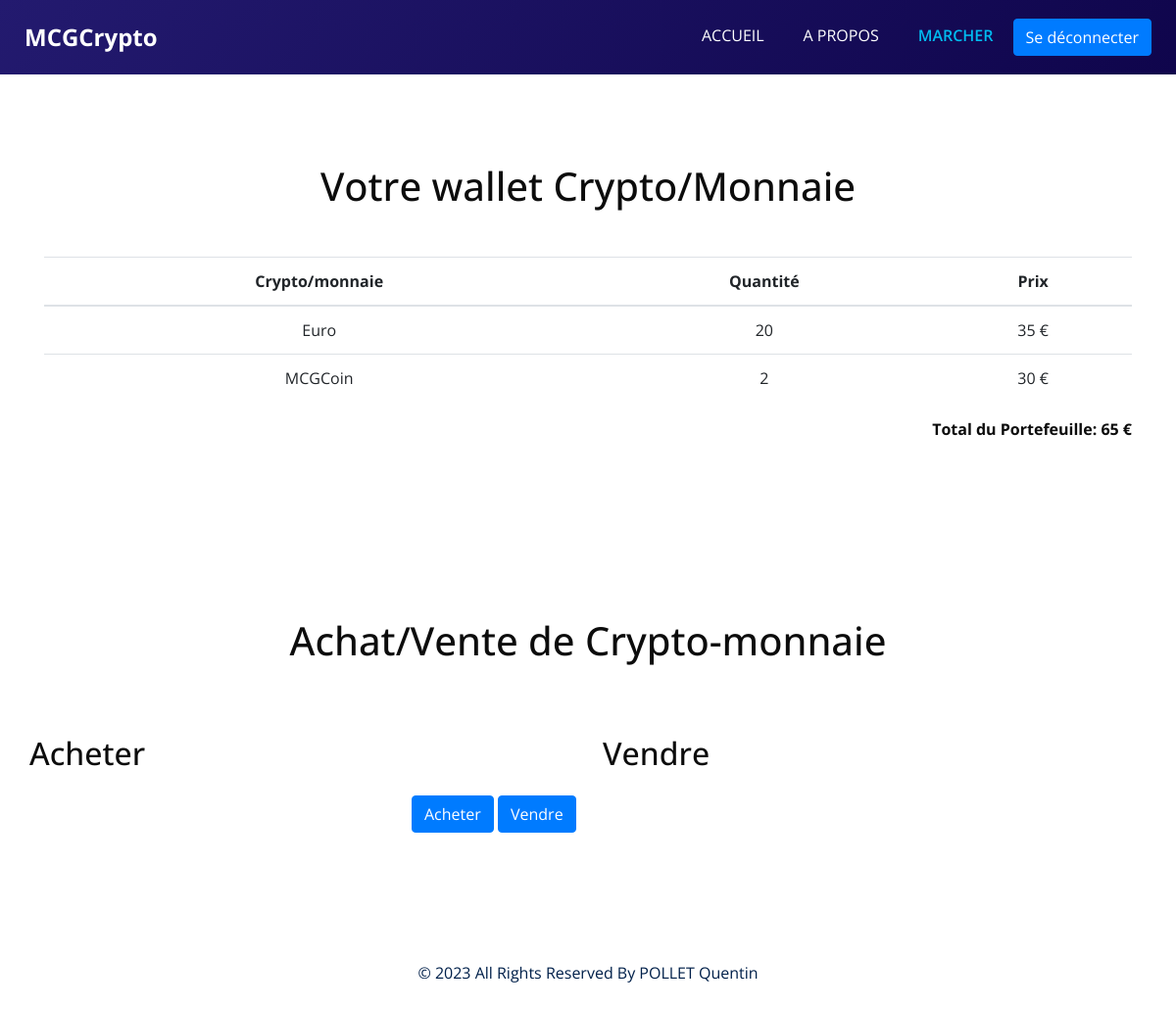
The page /marcher.php (signed in) on the database as committed earlier.
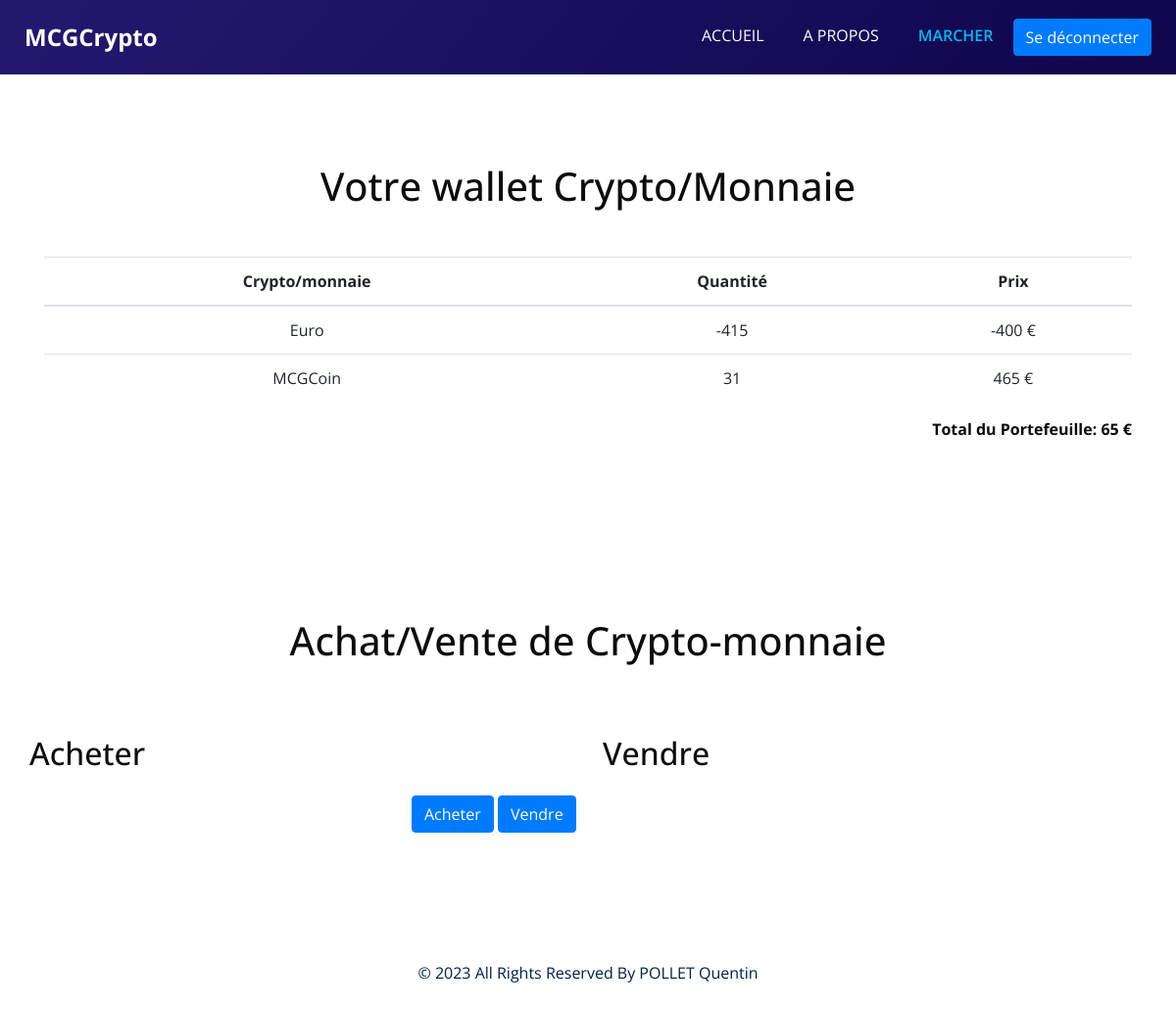
The same page on the database as committed later.
### tables this page shows
CREATE TABLE `wallet` (
  `idWallet` int(11) NOT NULL,
  `IdUser` int(11) NOT NULL,
  `idCrypto` int(11) NOT NULL,
  `amount` float NOT NULL,
  `balanceEUR` float NOT NULL
);

CREATE TABLE `crypto` (
  `idCrypto` int(11) NOT NULL,
  `name` varchar(30) NOT NULL,
  `price` int(11) NOT NULL
);

CREATE TABLE `market` (
  `idMarket` int(11) NOT NULL,
  `idCrypto1` int(11) NOT NULL,
  `idCrypto2` int(11) NOT NULL
);

### forms/session.php (called while the page is built, shortened)
<?php
    include("class.php");
    $current_url = $_SERVER['REQUEST_URI'];
    $theUser = new User(NULL, NULL, NULL);
    if (strpos($current_url, '/inscription.php') !== false)
    {
        $isSignUp = -1;
        if (isset($_POST["btnSubmit"]))
        {
          if (!(isset($_SESSION["IsConnecting"])))
          {
            $theUser = new User($_POST["inputNom"], $_POST["inputEmail"], hash('sha256', $_POST["inputPassword"]));
          }
        }
        if ($theUser->creationSucceeded() == 1)
        {
          $_SESSION["IsConnecting"] = true;
          $_SESSION["Login"] = $_POST["inputNom"];
          echo "<script>window.location.href = 'index.php';</script>";
        }
        else if ($theUser->creationSucceeded() == 2)
        {
            $isSignUp = 2;
        }
        else
        {
            $isSignUp = 0;
        }
    }
    else if (strpos($current_url, '/marcher.php') !== false)
    {
      $resultWallet = $theUser->getAllWallet($_SESSION["idUser"]);
      $totalBalance = null;
      $resulMarket = $theUser->getAllMarket();
    }
?>

### forms/class.php (called while the page is built, shortened)
<?php
    class User
    {
        public function getAllWallet($idUser)
        {
            $idUserNotConv = implode('', $idUser);
            $idUserConvert = substr($idUserNotConv, 0, 1) . substr($idUserNotConv, 2);
            if ($GLOBALS["pdo"])
            {
                $selectAllWallet = "SELECT crypto.name, wallet.amount, wallet.balanceEUR FROM crypto,wallet WHERE wallet.idCrypto = Crypto.idCrypto and wallet.idUser='$idUserConvert'";
                $selectAllResult = $GLOBALS["pdo"] -> query($selectAllWallet);
                if ($selectAllResult != false)
                {
                    $row_count = $selectAllResult->rowCount();
                    if($row_count > 0)
                    {
                        $tabCrypto = $selectAllResult -> fetchALL();
                        return $tabCrypto;
                    }
                    else if ($row_count == 0)
                    {
                        return 2;
                    }
                }
                else if ($selectAllResult == false)
                {
                    return 2;
                }
            }
        }
        public function getAllMarket()
        {
            if ($GLOBALS["pdo"])
            {
                $selectAllMarket = "SELECT m.idMarket, m.idCrypto1, c1.name AS crypto1, c1.price AS price1, m.idCrypto2, c2.name AS crypto2, c2.price AS price2 FROM market m JOIN crypto c1 ON m.idCrypto1 = c1.idCrypto JOIN crypto c2 ON m.idCrypto2 = c2.idCrypto";
                $selectAllResult = $GLOBALS["pdo"] -> query($selectAllMarket);
                if ($selectAllResult != false)
                {
                    $row_count = $selectAllResult->rowCount();
                    if($row_count > 0)
                    {
                        $tabMarket = $selectAllResult -> fetchALL();
                        return $tabMarket;
                    }
                    else if ($row_count == 0)
                    {
                        return 2;
                    }
                }
                else if ($selectAllResult == false)
                {
                    error_log("Erreur lors de l'optention des marchés de crypto disponible");
                }
            }
        }
    }
?>

### marcher.php (the view, shortened to what this page needs)
<?php
  include("forms/session.php");
?>
<!DOCTYPE html>
<html>
<head>
  <link rel="stylesheet" type="text/css" href="css/bootstrap.css" />
  <link rel="stylesheet" type="text/css" href="https://cdnjs.cloudflare.com/ajax/libs/OwlCarousel2/2.3.4/assets/owl.carousel.min.css" />
  <link href="css/font-awesome.min.css" rel="stylesheet" />
  <link href="css/style.css" rel="stylesheet" />
  <link href="css/responsive.css" rel="stylesheet" />
</head>
<body class="sub_page">
  <div class="hero_area">
    <header class="header_section">
      <div class="container-fluid">
        <nav class="navbar navbar-expand-lg custom_nav-container ">
          <a class="navbar-brand" href="index.html">
            <span>
              MCGCrypto
            </span>
          </a>
          <div class="collapse navbar-collapse" id="navbarSupportedContent">
            <ul class="navbar-nav">
              <li class="nav-item">
                <a class="nav-link" href="index.php">Accueil</a>
              </li>
              <li class="nav-item">
                <a class="nav-link" href="about.php">A Propos</a>
              </li>
              <li class="nav-item active">
                <a class="nav-link" href="about.php">Marcher<span class="sr-only">(current)</span> </a>
              </li>
              <li class="nav-item">
                <?php
                  if (isset($_SESSION["IsConnecting"]) && $_SESSION["IsConnecting"] == true)
                  {
                    ?>
                      <form action="" method="post">
                        <li class="nav-item">
                          <button type='submit' name='Deconnexion' class="btn btn-primary">Se déconnecter</button>
                        </li>
                      </form>
                    <?php
                  }
                  else
                  {
                    header("Location: login.php");
                  }
                ?>
              </li>
            </ul>
          </div>
        </nav>
      </div>
    </header>
  </div>
  <section class="service_section layout_padding">
    <div class="service_container">
      <div class="container ">
        <div class="heading_container heading_center">
          <div class="container">
            <h1 class="text-center mb-5">Votre wallet Crypto/Monnaie</h1>
            <table class="table table-hover">
              <thead>
                <tr>
                  <th scope="col">Crypto/monnaie</th>
                  <th scope="col">Quantité</th>
                  <th scope="col">Prix</th>
                </tr>
              </thead>
              <tbody>
                <?php
                  if ($resultWallet != 2)
                  {
                    foreach ($resultWallet as $wallet)
                    {
                      ?>
                        <tr>
                          <td><?=$wallet["name"]?></td>
                          <td><?=$wallet["amount"]?></td>
                          <td><?=$wallet["balanceEUR"]?> €</td>
                        </tr>
                      <?php
                      $totalBalance += $wallet["balanceEUR"];
                    }
                  }
                ?>
              </tbody>
            </table>
            <p class="text-right font-weight-bold">Total du Portefeuille: <?=$totalBalance?> €</p>
          </div>
        </div>
      </div>
    </div>
  </section>
  <section class="service_section layout_padding">
      <div class="container">
      <h1 class="text-center">Achat/Vente de Crypto-monnaie</h1>
      <div class="row mt-5">
      <?php
        if ($resulMarket != 2)
        {
          foreach ($resulMarket as $market)
          {
            ?>
              <div class="col-md-6">
                <h2 class="my-4">Acheter</h2>
              </div>
              <div class="col-md-6">
                <h2 class="my-4">Vendre</h2>
              </div>
            </div>
            <div class="row justify-content-center">
              <div class="col-md-4">
                <div class="d-grid gap-2">
                  <button class="btn btn-primary" type="button" id="buy-button">Acheter</button>
                  <button class="btn btn-primary" type="button" id="sell-button">Vendre</button>
                </div>
              </div>
            </div>
          <?php
          }
        }
      ?>
    </div>
    <div class="row justify-content-center">
      <div class="col-md-6 text-center">
      </div>
    </div>
  </section>
  <section class="footer_section">
    <div class="container">
      <p>
      &copy; <span id="displayYear"></span> All Rights Reserved By POLLET Quentin
      </p>
    </div>
  </section>
</body>
</html>

### css/style.css (style rules this page uses)
body { font-family: "Open Sans", sans-serif; color: #0c0c0c; background-color: #ffffff; overflow-x: hidden; }
.layout_padding { padding: 90px 0; }
.heading_container { display: -webkit-box; display: -ms-flexbox; display: flex; -webkit-box-orient: vertical; -webkit-box-direction: normal; -ms-flex-direction: column; flex-direction: column; -webkit-box-align: start; -ms-flex-align: start; align-items: flex-start; }
.heading_container p { margin-top: 10px; margin-bottom: 0; }
.heading_container.heading_center { -webkit-box-align: center; -ms-flex-align: center; align-items: center; text-align: center; }
a, a:hover, a:focus { text-decoration: none; }
.btn, .btn:focus { outline: none !important; -webkit-box-shadow: none; box-shadow: none; }
.hero_area { position: relative; min-height: 100vh; display: -webkit-box; display: -ms-flexbox; display: flex; -webkit-box-orient: vertical; -webkit-box-direction: normal; -ms-flex-direction: column; flex-direction: column; }
.sub_page .hero_area { min-height: auto; background: linear-gradient(130deg, #231a6f, #0f054c); }
.header_section { padding: 15px 0; }
.header_section .container-fluid { padding-right: 25px; padding-left: 25px; }
.navbar-brand span { font-weight: bold; font-size: 24px; color: #ffffff; }
.custom_nav-container { padding: 0; }
.custom_nav-container .navbar-nav { margin-left: auto; }
.custom_nav-container .navbar-nav .nav-item .nav-link { padding: 5px 20px; color: #ffffff; text-align: center; text-transform: uppercase; border-radius: 5px; -webkit-transition: all 0.3s; transition: all 0.3s; }
.custom_nav-container .navbar-nav .nav-item:hover .nav-link, .custom_nav-container .navbar-nav .nav-item.active .nav-link { color: #00bbf0; }
.custom_nav-container .navbar-nav .nav-item.active .nav-link { font-weight: 600; }
.service_section { position: relative; }
.footer_section { position: relative; background-color: #ffffff; text-align: center; }
.footer_section p { color: #00204a; padding: 25px 0; margin: 0; }

### css/responsive.css (style rules this page uses)
@media (min-width: 1200px) { .container { max-width: 1170px; } }

Rows that differ between the two databases and show on the page:
changed wallet "Euro": amount "20" → "-415"; balanceEUR "35" → "-400"
changed wallet "MCGCoin": amount "2" → "31"; balanceEUR "30" → "465"
